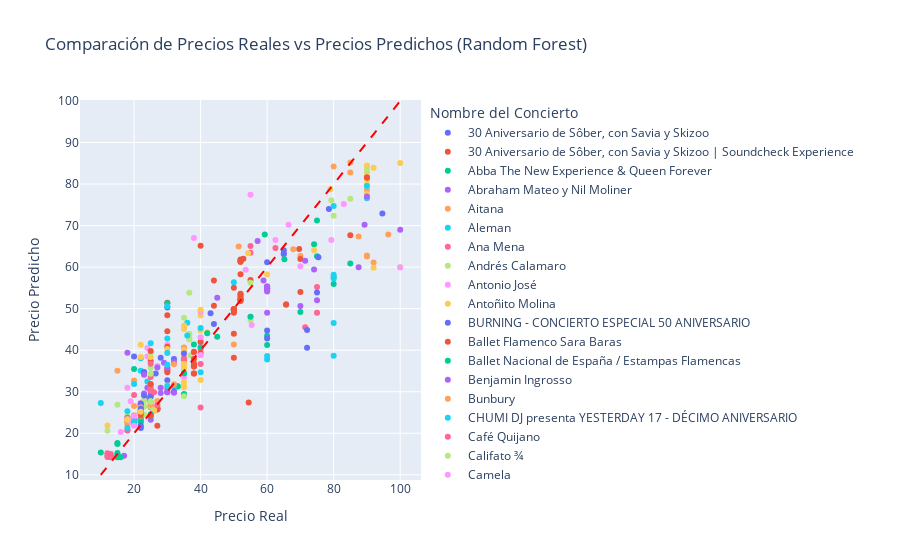

Source (notebook cell):
### Code cell
import pandas as pd
from sklearn.ensemble import RandomForestRegressor
import plotly.express as px

# Define el modelo con los parámetros encontrados mediante GridSearchCV
best_model_random = RandomForestRegressor(n_estimators=150, min_samples_split=15, min_samples_leaf=3,max_depth=None,random_state=RANDOM_STATE)

# Entrena el modelo con tus datos
best_model_random.fit(X, y)

# Realiza predicciones con el modelo entrenado
predicciones = best_model_random.predict(X)

# Crea un DataFrame con los precios reales, predichos y el nombre del concierto
df = pd.DataFrame({'Nombre del Concierto': datos1['name'], 'Precio Real': y, 'Precio Predicho': predicciones})

# Crea un scatter plot interactivo con Plotly
fig = px.scatter(df, x='Precio Real', y='Precio Predicho', color='Nombre del Concierto',
                 title='Comparación de Precios Reales vs Precios Predichos (Random Forest)',
                 labels={'Precio Real': 'Precio Real', 'Precio Predicho': 'Precio Predicho'})

# Agrega una línea diagonal que representa la igualdad entre los precios reales y predichos
fig.add_shape(type='line',
              x0=df['Precio Real'].min(), y0=df['Precio Real'].min(),
              x1=df['Precio Real'].max(), y1=df['Precio Real'].max(),
              line=dict(color='red', width=2, dash='dash'))

# Mostrar el scatter plot interactivo
fig.show()
